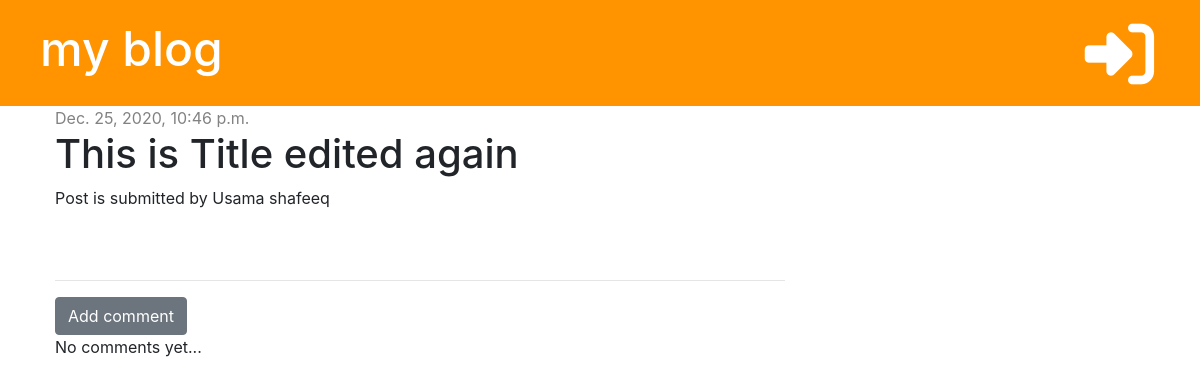
/post/19/, run on an earlier commit of the app's database.
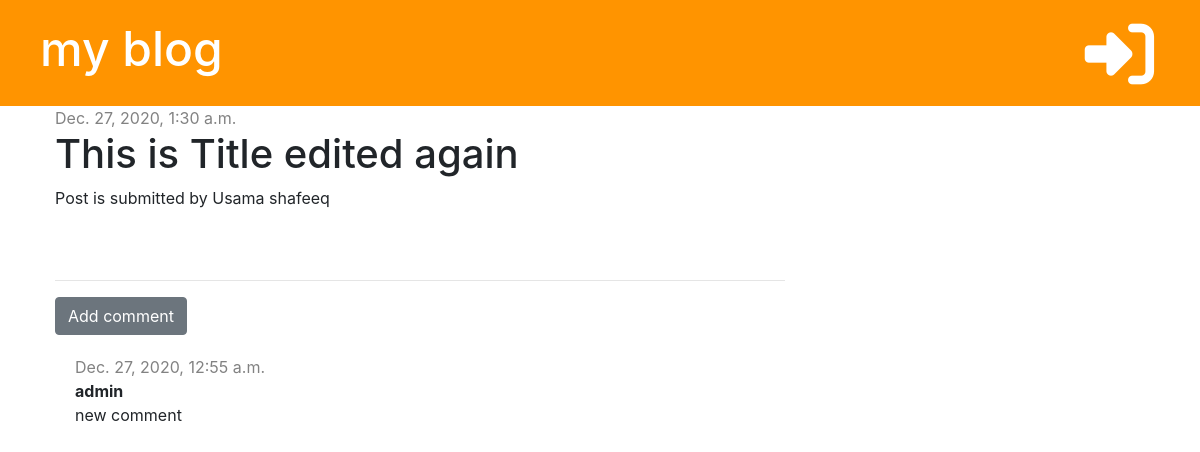
And on a later commit of the database.
### blog/models.py (models this page shows, shortened)
class Post(models.Model):
    author = models.ForeignKey('auth.User', on_delete=models.CASCADE)
    title = models.CharField(max_length=250)
    text = models.TextField()
    created_date = models.DateTimeField(default=timezone.now)
    published_date = models.DateTimeField(blank=True, null=True)

class Comment(models.Model):
    post = models.ForeignKey('blog.Post', on_delete=models.CASCADE, related_name='comments') #that related name is used when we want to access our all comments of a specific post.
    author = models.CharField(max_length=200)
    text = models.TextField()
    created_date = models.DateTimeField(default=timezone.now)
    approved = models.BooleanField(default=False)

### blog/views.py (the view)
# urls.py: path('post/<int:post_id>/', views.post_detail, name='post_detail'),
def post_detail(request, post_id):
    post = get_object_or_404(Post, pk=post_id)
    stuff_for_frontend = {'post': post}
    return render(request, 'blog/post_detail.html', stuff_for_frontend)

### blog/templates/blog/post_detail.html (shortened to what this page needs)
{% extends "base.html" %}
{% block content %}
<div class="post">
    {% if post.published_date %}
    <div class="date">
        {{ post.published_date }}
    </div>
    {% else %}
        <a href="{% url 'blog:post_publish' post.id %}" class="btn btn-primary">publish</a>
    {% endif %}
    <h1>{{ post.title }}</h1>
    <p>{{ post.text|linebreaksbr }}</p>
</div>
    <hr>
    <a href="{% url 'blog:add_comment_to_post' post.id %}" class="btn btn-secondary">Add comment</a>
    {% for comment in post.comments.all %}
        {% if user.is_authenticated or comment.approved %}
            <div class="comment">
                <div class="date">
                    {{ comment.created_date }}
                </div>
                <strong>{{ comment.author }}</strong>
                <p>{{ comment.text }}</p>
            </div>
        {% endif %}
    {% empty %}
        <p>No comments yet...</p>
    {% endfor %}
{% endblock %}

### templates/base.html (shortened to what this page needs)
{% load static %}
<!DOCTYPE html>
<html lang="en">
<head>
    <link rel="stylesheet" href="https://stackpath.bootstrapcdn.com/bootstrap/4.4.1/css/bootstrap.min.css"
 />
    <link rel="stylesheet" href="{% static 'base.css' %}">
    <link href="{% static 'fontawesome_free/css/all.min.css' %}" rel="stylesheet" type="text/css">
</head>
<body>
    <div class="page-header">
        {% if user.is_authenticated %}
        <a href="{% url 'blog:post_draft_list' %}" class="top-menu"><i class="fab fa-firstdraft fa-2x"></i></a>
        <a href="{% url 'blog:post_new' %}" class="top-menu"><i class="fas fa-plus fa-2x"></i></a>
        <p class="top-menu">{{ user.username }} <small><a style="color: white;" href="{% url 'logout' %}">(log out)</a></small></p>
        {% else %}
        <a href="{% url 'blog:post_new' %}" class="top-menu"><i class="fas fa-sign-in-alt fa-2x"></i></a>
        {% endif %}
        <h1><a href="{% url 'blog:post_list' %}">my blog</a></h1>
    </div>
    <div class="content container">
        <div class="row">
            <div class="col-md-8">
                {% block content %}
                {% endblock %}
            </div>
        </div>
    </div>
</body>
</html>

### blog/static/base.css (style rules this page uses)
.page-header { background-color: #ff9400; margin-top: 0; padding: 20px 20px 20px 40px; }
.page-header h1, .page-header h1 a { color: #ffffff; font-size: 36pt; text-decoration: none; }
.content { margin-left: 40px; }
.date { color: #828282 }
.post { margin-bottom: 70px; }
.top-menu { color: #ffffff; float : right; font-size: 26pt; margin-right: 26px; }
.comment { margin: 20px 0px 20px 20px; }

What changed in the data, as far as the page shows it:
changed Post "This is Title edited again": published_date "Dec. 25, 2020, 10:46 p.m." → "Dec. 27, 2020, 1:30 a.m."
added Comment: created_date "Dec. 27, 2020, 12:55 a.m.", author "admin", text "new comment"
Also different on the page:
text no longer shown: "No comments yet..."
